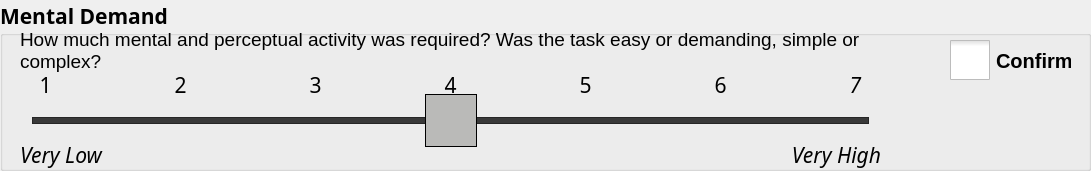
   <widget class="QGroupBox" name="mental_groupBox">
    <property name="geometry">
     <rect>
      <x>470</x>
      <y>80</y>
      <width>1091</width>
      <height>171</height>
     </rect>
    </property>
    <property name="font">
     <font>
      <family>Ubuntu Condensed</family>
      <pointsize>16</pointsize>
      <weight>75</weight>
      <bold>true</bold>
     </font>
    </property>
    <property name="autoFillBackground">
     <bool>true</bool>
    </property>
    <property name="title">
     <string>Mental Demand</string>
    </property>
    <widget class="QLabel" name="label_4">
     <property name="geometry">
      <rect>
       <x>770</x>
       <y>140</y>
       <width>111</width>
       <height>31</height>
      </rect>
     </property>
     <property name="font">
      <font>
       <family>Ubuntu Condensed</family>
       <pointsize>16</pointsize>
       <weight>50</weight>
       <italic>true</italic>
       <bold>false</bold>
      </font>
     </property>
     <property name="text">
      <string>&lt;html&gt;&lt;head/&gt;&lt;body&gt;&lt;p align=&quot;right&quot;&gt;&lt;span style=&quot; font-size:16pt;&quot;&gt;Very High&lt;/span&gt;&lt;/p&gt;&lt;/body&gt;&lt;/html&gt;</string>
     </property>
    </widget>
    <widget class="QLabel" name="label_3">
     <property name="geometry">
      <rect>
       <x>20</x>
       <y>20</y>
       <width>861</width>
       <height>61</height>
      </rect>
     </property>
     <property name="font">
      <font>
       <family>Ubuntu</family>
       <pointsize>14</pointsize>
       <weight>50</weight>
       <bold>false</bold>
      </font>
     </property>
     <property name="text">
      <string>&lt;html&gt;&lt;head/&gt;&lt;body&gt;&lt;p&gt;How much mental and perceptual activity was required? Was the task easy or demanding, simple or complex?&lt;/p&gt;&lt;/body&gt;&lt;/html&gt;</string>
     </property>
     <property name="wordWrap">
      <bool>true</bool>
     </property>
    </widget>
    <widget class="QLabel" name="label_5">
     <property name="geometry">
      <rect>
       <x>20</x>
       <y>140</y>
       <width>111</width>
       <height>31</height>
      </rect>
     </property>
     <property name="font">
      <font>
       <family>Ubuntu Condensed</family>
       <pointsize>16</pointsize>
       <weight>50</weight>
       <italic>true</italic>
       <bold>false</bold>
      </font>
     </property>
     <property name="text">
      <string>&lt;html&gt;&lt;head/&gt;&lt;body&gt;&lt;p&gt;&lt;span style=&quot; font-size:16pt;&quot;&gt;Very Low&lt;/span&gt;&lt;/p&gt;&lt;/body&gt;&lt;/html&gt;</string>
     </property>
    </widget>
    <widget class="QSlider" name="mental_Slider">
     <property name="geometry">
      <rect>
       <x>20</x>
       <y>90</y>
       <width>861</width>
       <height>61</height>
      </rect>
     </property>
     <property name="sizePolicy">
      <sizepolicy hsizetype="Fixed" vsizetype="Fixed">
       <horstretch>0</horstretch>
       <verstretch>0</verstretch>
      </sizepolicy>
     </property>
     <property name="minimumSize">
      <size>
       <width>0</width>
       <height>0</height>
      </size>
     </property>
     <property name="sizeIncrement">
      <size>
       <width>0</width>
       <height>0</height>
      </size>
     </property>
     <property name="baseSize">
      <size>
       <width>0</width>
       <height>0</height>
      </size>
     </property>
     <property name="palette">
      <palette>
       <active>
        <colorrole role="Highlight">
         <brush brushstyle="SolidPattern">
          <color alpha="255">
           <red>186</red>
           <green>189</green>
           <blue>182</blue>
          </color>
         </brush>
        </colorrole>
       </active>
       <inactive>
        <colorrole role="Highlight">
         <brush brushstyle="SolidPattern">
          <color alpha="255">
           <red>186</red>
           <green>189</green>
           <blue>182</blue>
          </color>
         </brush>
        </colorrole>
       </inactive>
       <disabled>
        <colorrole role="Highlight">
         <brush brushstyle="SolidPattern">
          <color alpha="255">
           <red>186</red>
           <green>189</green>
           <blue>182</blue>
          </color>
         </brush>
        </colorrole>
       </disabled>
      </palette>
     </property>
     <property name="font">
      <font>
       <family>Ubuntu Condensed</family>
       <pointsize>16</pointsize>
       <weight>50</weight>
       <bold>false</bold>
       <kerning>true</kerning>
      </font>
     </property>
     <property name="mouseTracking">
      <bool>false</bool>
     </property>
     <property name="focusPolicy">
      <enum>Qt::NoFocus</enum>
     </property>
     <property name="autoFillBackground">
      <bool>false</bool>
     </property>
     <property name="styleSheet">
      <string notr="true">.QSlider::groove:horizontal {
    border: 1px solid #262626;
    height: 5px;
    background: #393939;
    margin: 0 12px;
}

.QSlider::handle:horizontal {
    background: #babab8;
    border: 1px solid #000000;
    width: 50px;
    height:200px;
    margin: -24px -12px;
}</string>
     </property>
     <property name="minimum">
      <number>1</number>
     </property>
     <property name="maximum">
      <number>7</number>
     </property>
     <property name="pageStep">
      <number>1</number>
     </property>
     <property name="value">
      <number>4</number>
     </property>
     <property name="orientation">
      <enum>Qt::Horizontal</enum>
     </property>
     <property name="invertedAppearance">
      <bool>false</bool>
     </property>
     <property name="invertedControls">
      <bool>false</bool>
     </property>
     <property name="tickPosition">
      <enum>QSlider::TicksAbove</enum>
     </property>
     <property name="tickInterval">
      <number>1</number>
     </property>
    </widget>
    <widget class="QLabel" name="label_12">
     <property name="geometry">
      <rect>
       <x>30</x>
       <y>70</y>
       <width>31</width>
       <height>31</height>
      </rect>
     </property>
     <property name="font">
      <font>
       <family>Ubuntu Condensed</family>
       <pointsize>16</pointsize>
       <weight>50</weight>
       <italic>true</italic>
       <bold>false</bold>
      </font>
     </property>
     <property name="text">
      <string>&lt;html&gt;&lt;head/&gt;&lt;body&gt;&lt;p align=&quot;center&quot;&gt;&lt;span style=&quot; font-style:normal;&quot;&gt;1&lt;/span&gt;&lt;/p&gt;&lt;/body&gt;&lt;/html&gt;</string>
     </property>
    </widget>
    <widget class="QLabel" name="label_13">
     <property name="geometry">
      <rect>
       <x>160</x>
       <y>70</y>
       <width>41</width>
       <height>31</height>
      </rect>
     </property>
     <property name="font">
      <font>
       <family>Ubuntu Condensed</family>
       <pointsize>16</pointsize>
       <weight>50</weight>
       <italic>true</italic>
       <bold>false</bold>
      </font>
     </property>
     <property name="text">
      <string>&lt;html&gt;&lt;head/&gt;&lt;body&gt;&lt;p align=&quot;center&quot;&gt;&lt;span style=&quot; font-style:normal;&quot;&gt;2&lt;/span&gt;&lt;/p&gt;&lt;/body&gt;&lt;/html&gt;</string>
     </property>
    </widget>
    <widget class="QLabel" name="label_14">
     <property name="geometry">
      <rect>
       <x>300</x>
       <y>70</y>
       <width>31</width>
       <height>31</height>
      </rect>
     </property>
     <property name="font">
      <font>
       <family>Ubuntu Condensed</family>
       <pointsize>16</pointsize>
       <weight>50</weight>
       <italic>true</italic>
       <bold>false</bold>
      </font>
     </property>
     <property name="text">
      <string>&lt;html&gt;&lt;head/&gt;&lt;body&gt;&lt;p align=&quot;center&quot;&gt;&lt;span style=&quot; font-style:normal;&quot;&gt;3&lt;/span&gt;&lt;/p&gt;&lt;/body&gt;&lt;/html&gt;</string>
     </property>
    </widget>
    <widget class="QLabel" name="label_18">
     <property name="geometry">
      <rect>
       <x>430</x>
       <y>70</y>
       <width>41</width>
       <height>31</height>
      </rect>
     </property>
     <property name="font">
      <font>
       <family>Ubuntu Condensed</family>
       <pointsize>16</pointsize>
       <weight>50</weight>
       <italic>true</italic>
       <bold>false</bold>
      </font>
     </property>
     <property name="text">
      <string>&lt;html&gt;&lt;head/&gt;&lt;body&gt;&lt;p align=&quot;center&quot;&gt;&lt;span style=&quot; font-style:normal;&quot;&gt;4&lt;/span&gt;&lt;/p&gt;&lt;/body&gt;&lt;/html&gt;</string>
     </property>
    </widget>
    <widget class="QLabel" name="label_19">
     <property name="geometry">
      <rect>
       <x>560</x>
       <y>70</y>
       <width>51</width>
       <height>31</height>
      </rect>
     </property>
     <property name="font">
      <font>
       <family>Ubuntu Condensed</family>
       <pointsize>16</pointsize>
       <weight>50</weight>
       <italic>true</italic>
       <bold>false</bold>
      </font>
     </property>
     <property name="text">
      <string>&lt;html&gt;&lt;head/&gt;&lt;body&gt;&lt;p align=&quot;center&quot;&gt;&lt;span style=&quot; font-style:normal;&quot;&gt;5&lt;/span&gt;&lt;/p&gt;&lt;/body&gt;&lt;/html&gt;</string>
     </property>
    </widget>
    <widget class="QLabel" name="label_20">
     <property name="geometry">
      <rect>
       <x>700</x>
       <y>70</y>
       <width>41</width>
       <height>31</height>
      </rect>
     </property>
     <property name="font">
      <font>
       <family>Ubuntu Condensed</family>
       <pointsize>16</pointsize>
       <weight>50</weight>
       <italic>true</italic>
       <bold>false</bold>
      </font>
     </property>
     <property name="text">
      <string>&lt;html&gt;&lt;head/&gt;&lt;body&gt;&lt;p align=&quot;center&quot;&gt;&lt;span style=&quot; font-style:normal;&quot;&gt;6&lt;/span&gt;&lt;/p&gt;&lt;/body&gt;&lt;/html&gt;</string>
     </property>
    </widget>
    <widget class="QLabel" name="label_24">
     <property name="geometry">
      <rect>
       <x>830</x>
       <y>70</y>
       <width>51</width>
       <height>31</height>
      </rect>
     </property>
     <property name="font">
      <font>
       <family>Ubuntu Condensed</family>
       <pointsize>16</pointsize>
       <weight>50</weight>
       <italic>true</italic>
       <bold>false</bold>
      </font>
     </property>
     <property name="text">
      <string>&lt;html&gt;&lt;head/&gt;&lt;body&gt;&lt;p align=&quot;center&quot;&gt;7&lt;/p&gt;&lt;/body&gt;&lt;/html&gt;</string>
     </property>
    </widget>
    <widget class="QCheckBox" name="mental_checkBox">
     <property name="geometry">
      <rect>
       <x>950</x>
       <y>40</y>
       <width>121</width>
       <height>41</height>
      </rect>
     </property>
     <property name="font">
      <font>
       <family>Ubuntu</family>
       <pointsize>15</pointsize>
       <weight>75</weight>
       <bold>true</bold>
      </font>
     </property>
     <property name="styleSheet">
      <string notr="true">QCheckBox::indicator {
     width: 40px;
     height: 40px;
}</string>
     </property>
     <property name="text">
      <string>Confirm</string>
     </property>
    </widget>
    <zorder>mental_Slider</zorder>
    <zorder>label_4</zorder>
    <zorder>label_5</zorder>
    <zorder>label_3</zorder>
    <zorder>label_12</zorder>
    <zorder>label_13</zorder>
    <zorder>label_14</zorder>
    <zorder>label_18</zorder>
    <zorder>label_19</zorder>
    <zorder>label_20</zorder>
    <zorder>label_24</zorder>
    <zorder>mental_checkBox</zorder>
   </widget>
